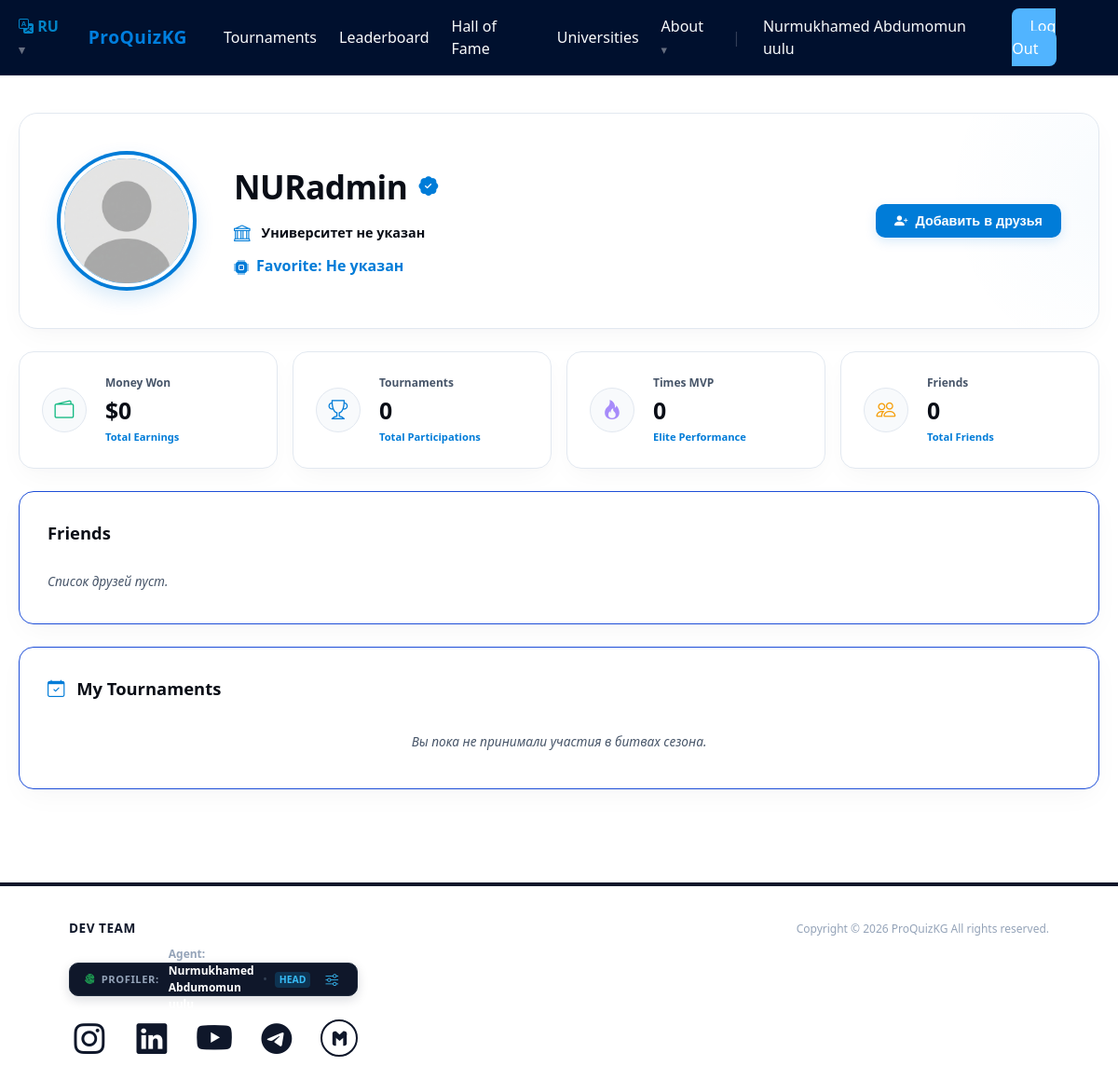
Before: /auth/profile/2 (signed in) with the older database file.
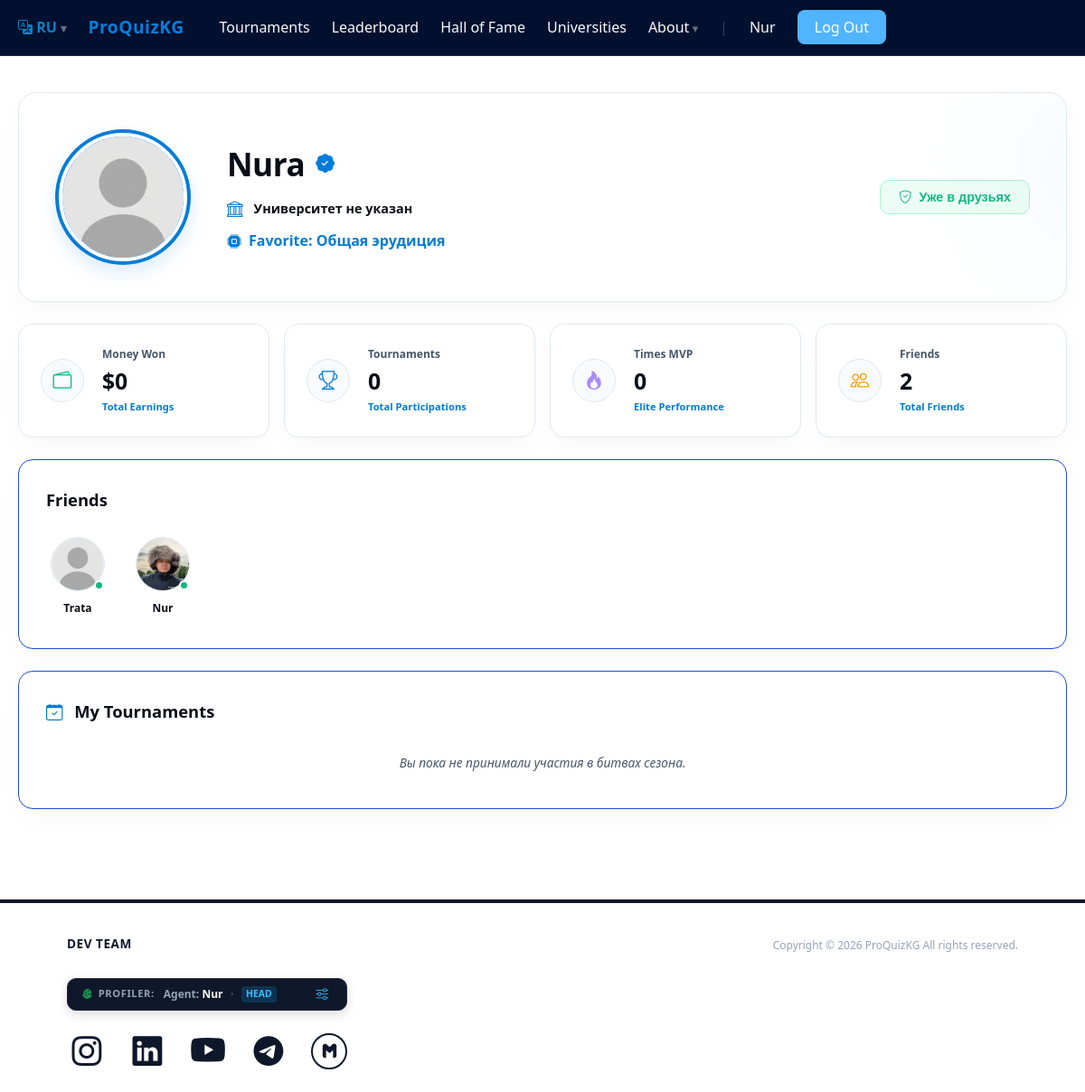
After: the same page with the newer database file.
### models.py (models this page shows, shortened)
class User(db.Model, UserMixin):
    id = db.Column(db.Integer, primary_key=True)
    status = db.Column(db.String(50), default='user')  # user, admin, head
    name = db.Column(db.String(50), nullable=False)
    avatar = db.Column(db.String(200), default='default.png')
    login = db.Column(db.String(50), unique=True, nullable=False)
    password = db.Column(db.String(255), nullable=False)
    university_id = db.Column(db.Integer, db.ForeignKey('university.id'), nullable=True)
    date = db.Column(db.DateTime, default=datetime.utcnow)
    favorite_topic = db.Column(db.String(50), default='Не указан')
    participations = db.relationship('Participation', backref='user', lazy=True)
    friends_rel = db.relationship('User',
                                  secondary=friendship,
                                  primaryjoin=(friendship.c.user_id == id),
                                  secondaryjoin=(friendship.c.friend_id == id),
                                  backref=db.backref('befriended_by', lazy='dynamic'),
                                  lazy='dynamic'
                                  )
    def get_confirmed_friends(self):
        forward = db.session.query(User).join(friendship, friendship.c.friend_id == User.id).filter(
            friendship.c.user_id == self.id,
            friendship.c.status == 'accepted'
        ).all()
        backward = db.session.query(User).join(friendship, friendship.c.user_id == User.id).filter(
            friendship.c.friend_id == self.id,
            friendship.c.status == 'accepted'
        ).all()
        return list(set(forward + backward))
    def friendship_status_with(self, other_user_id):
        row = db.session.query(friendship).filter(
            ((friendship.c.user_id == self.id) & (friendship.c.friend_id == other_user_id)) |
            ((friendship.c.user_id == other_user_id) & (friendship.c.friend_id == self.id))
        ).first()
        if not row:
            return None
        return row.status

### routes/auth.py (the view)
@auth_bp.route('/profile/<int:user_id>')
def profile(user_id):
    user = User.query.get_or_404(user_id)
    user_participations = db.session.query(Participation).join(Tournament).filter(
        Participation.user_id == user.id).all()
    confirmed_friends = user.get_confirmed_friends()
    incoming_requests = user.get_pending_requests() if current_user.is_authenticated and current_user.id == user.id else []
    rel_status = None
    is_sender = False
    if current_user.is_authenticated and current_user.id != user.id:
        rel_status = current_user.friendship_status_with(user.id)
        row = db.session.query(friendship).filter_by(user_id=current_user.id, friend_id=user.id).first()
        if row:
            is_sender = True
    return render_template(
        "profile.html",
        user=user,
        participations=user_participations,
        friends=confirmed_friends,
        incoming_requests=incoming_requests,
        rel_status=rel_status,
        is_sender=is_sender,
        quiz_topics=QUIZ_TOPICS
    )

### app.py (called while the page is built)
def get_locale():
    if 'lang' in session:
        return session['lang']
    return request.accept_languages.best_match(app.config['BABEL_SUPPORTED_LOCALES'])

@login_manager.user_loader
def load_user(user_id):
    return User.query.get(int(user_id))

### templates/profile.html (shortened to what the changed rows need)
{% extends 'base.html' %}
{% block body %}
{% set total_games = participations|length %}
{% set winners = participations | selectattr("is_winner", "equalto", True) | list %}
{% set total_wins = winners|length %}
{% set total_score = namespace(value=0) %}
{% for p in participations %}
    {% set total_score.value = total_score.value + (p.score | int) %}
{% endfor %}
{% set won_cash = total_wins * 1250 %}
{% set answer_accuracy = 78 if total_games > 0 else 0 %}
<div class="cyber-profile-wrapper">
    <header class="cyber-user-hero">
        <div class="cyber-avatar-zone">
            <div class="cyber-avatar-frame">
                <img src="{{ url_for('static', filename='profile_pics/' + user.avatar) }}" class="cyber-avatar-img" alt="Avatar">
            </div>
        </div>
        <div class="cyber-user-info">
            <div class="cyber-info-left-block">
                <div class="cyber-username-row">
                    <h1>{{ user.name }}</h1>
                    <i class="bi bi-patch-check-fill cyber-verified-check" title="Подтвержденный аккаунт Лиги"></i>
                </div>
                <div class="cyber-favorite-interactive-box {% if user.id == current_user.id %}my-own-profile{% endif %}"
                     {% if user.id == current_user.id %}onclick="openTopicModal()"{% endif %}>
                    <span class="cyber-fav-text-underlined">Favorite: <span id="topicText">{{ user.favorite_topic if user.favorite_topic else 'Не указан' }}</span></span>
                </div>
            </div>
            {% if current_user.is_authenticated and user.id != current_user.id %}
                <div class="cyber-friend-action-zone">
                    {% if not rel_status %}
                        <form action="{{ url_for('auth.send_friend_request', friend_id=user.id) }}" method="POST" style="margin:0;">
                            <button type="submit" class="btn-hero-friend-action add">
                                <i class="bi bi-person-plus-fill"></i> Добавить в друзья
                            </button>
                        </form>
                    {% elif rel_status == 'accepted' %}
                        <button class="btn-hero-friend-action accepted" disabled>
                            <i class="bi bi-shield-check"></i> Уже в друзьях
                        </button>
                    {% endif %}
                </div>
            {% endif %}
        </div>
    </header>
    <section class="cyber-stats-grid">
        <div class="cyber-stat-card">
            <div class="cyber-stat-info-block">
                <span class="cyber-stat-title">Friends</span>
                <span class="cyber-stat-main-value">{{ friends|length }}</span>
                <span class="cyber-stat-sub-label">Total Friends</span>
            </div>
        </div>
    </section>
    <section class="cyber-panel-friends">
        <div class="cyber-friends-row">
            {% for friend in friends %}
                <a href="/auth/profile/{{ friend.id }}" class="cyber-friend-node" title="{{ friend.name }}">
                    <div class="cyber-friend-avatar-wrapper">
                        <img src="{{ url_for('static', filename='profile_pics/' + friend.avatar) }}" class="cyber-friend-img" alt="Friend">
                        <div class="cyber-friend-status-dot"></div>
                    </div>
                    <span class="cyber-friend-name">{{ friend.name }}</span>
                </a>
            {% else %}
                <div style="color: var(--text-muted); font-size: 0.85rem; font-style: italic;">Список друзей пуст.</div>
            {% endfor %}
        </div>
    </section>
</div>
{% endblock %}

### templates/base.html (shortened to what the changed rows need)
<!doctype html>
<html lang="en">
<head>
    <link rel="stylesheet" href="https://cdn.jsdelivr.net/npm/bootstrap-icons@1.11.3/font/bootstrap-icons.min.css">
    <link rel="stylesheet" href="{{ url_for('static', filename='css/main.css') }}">
</head>
<body>
                {% set current_lang = session.get('lang', 'ru') | lower %}
<header class="navbar desktop-navbar">
    <div class="container nav-container">
        <nav>
            <ul class="nav-links">
                        <i class="bi bi-translate"></i> {% set current_lang = session.get('lang', 'ru') | lower %}
                {% if current_user.is_authenticated %}
                    <li><a href="{{ url_for('auth.my_profile') }}" class="user-name">{{ current_user.name }}</a></li>
                    <li><a href="{{ url_for('auth.logout') }}" class="btn-logout">{{ _('Log Out') }}</a></li>
                {% else %}
                    <li><a href="{{ url_for('auth.login') }}">{{ _('Log In') }}</a></li>
                    <li><a href="{{ url_for('auth.register') }}" class="btn-signup">{{ _('Sign Up') }}</a></li>
                {% endif %}
            </ul>
        </nav>
    </div>
</header>
<main class="container content">
    {% block body %}{% endblock %}
</main>
<footer class="inception-terminal">
    <div class="terminal-container">
        <div class="terminal-horizontal-panel" style="margin-bottom: 25px; position: relative;">
            <div class="terminal-card-line" style="width: 310px; max-width: 100%; padding: 6px 16px; justify-content: space-between; box-sizing: border-box; height: 36px;">
                <div style="display: flex; align-items: center; gap: 10px;">
                    {% if current_user.is_authenticated %}
                        <div class="bio-auth-inline" style="display: flex; align-items: center; gap: 8px; font-size: 0.75rem;">
                            <p class="bio-welcome-inline" style="color: #94a3b8; margin: 0;">Agent: <span style="font-weight: 700; color: #ffffff;">{{ current_user.name }}</span></p>
                            <span class="terminal-divider-dot" style="color: #334155;">•</span>
                            <span class="status-badge" style="padding: 1px 5px; border-radius: 4px; font-size: 0.65rem; font-weight: 800; text-transform: uppercase;
                                {% if current_user.status == 'head' %}
                                    background: rgba(14, 165, 233, 0.2); color: #38bdf8;
                                {% elif current_user.status == 'admin' %}
                                    background: rgba(239, 68, 68, 0.2); color: #f87171;
                                {% else %}
                                    background: rgba(255, 255, 255, 0.15); color: #ffffff;
                                {% endif %}">
                                {{ current_user.status | upper }}
                            </span>
                        </div>
                    {% else %}
                        <div class="bio-guest-inline" style="font-size: 0.75rem;">
                            <a href="{{ url_for('auth.login') }}" class="terminal-btn-inline" style="font-size: 0.65rem; padding: 2px 6px;">Login</a>
                        </div>
                    {% endif %}
                </div>
            </div>
        </div>
    </div>
</footer>
</body>
</html>

Changed rows visible on the page:
now on one of the page's lists (row edited): User: name "Nur"
changed User "HEAD": name "Nurmukhamed Abdumomun uulu" → "Nur"
changed User: name "NURadmin" → "Nura"; favorite_topic "Не указан" → "Общая эрудиция"
added User: avatar (placeholder picture), name "Trata"
Other visible differences:
{{ friends|length }}: "0" → "2"
text no longer shown: "Добавить в друзья Список друзей пуст."
text now shown: "Уже в друзьях"
